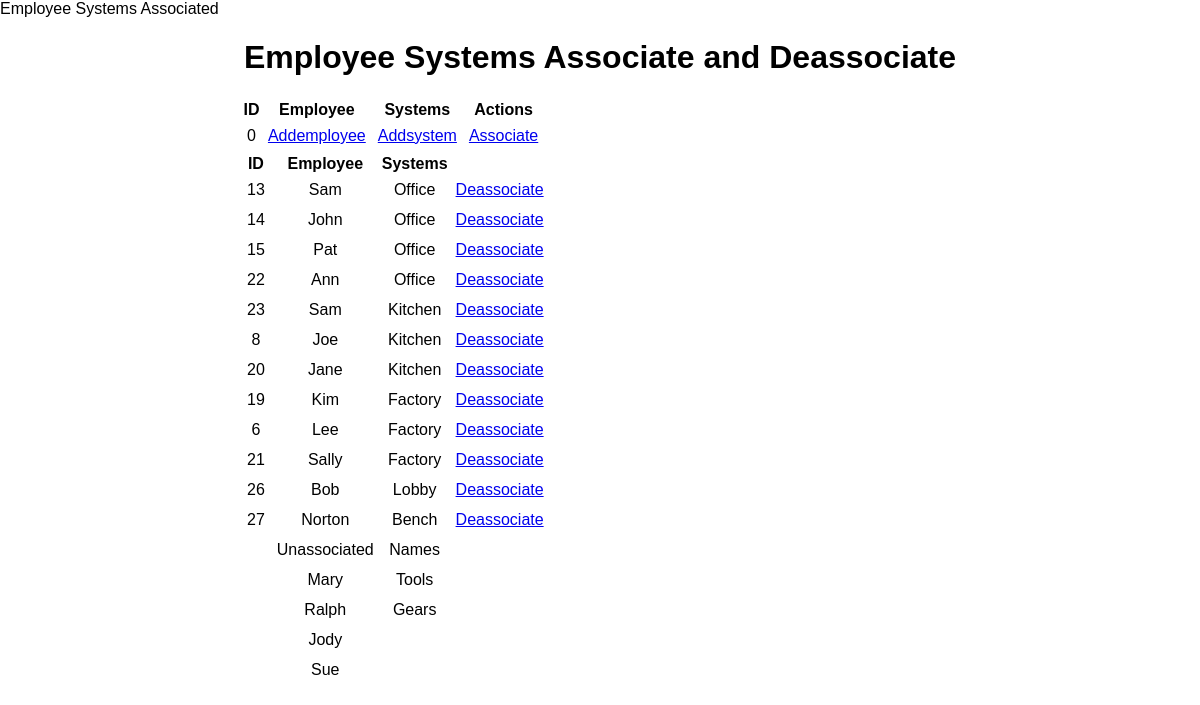
The page / on the database its author committed.
### app.py (models this page shows, shortened)
class Blanknames(db.Model):
    id = db.Column(db.Integer, primary_key=True)
    empName = db.Column(db.String(200), default='.')
    sysName = db.Column(db.String(200), default='.')
    date_created = db.Column(db.DateTime, default=datetime.utcnow)

class Associated(db.Model):
    id = db.Column(db.Integer, primary_key=True)
    empKey = db.Column(db.Integer)
    sysKey = db.Column(db.Integer)

class Employee(db.Model):
    empKey = db.Column(db.Integer, primary_key=True)
    empName = db.Column(db.String(200), nullable=False)

class Systems(db.Model):
    sysKey = db.Column(db.Integer, primary_key=True)
    sysName = db.Column(db.String(200), nullable=False)

### app.py (the view)
@app.route('/', methods=['POST', 'GET'])
def index():
    if request.method == 'POST':
        pass
    else:
            tasks = Blanknames.query.order_by(Blanknames.id).all()
            con = engine.connect()
            statement = "select * from Associated as a left join Employee as e on a.empKey = e.empKey left join Systems as s on a.sysKey = s.sysKey order by 3,2"
            trans = con.execute(statement)
            statement = "select * from Employee where empKey not in (select empKey from Associated)"
            empnames = con.execute(statement)
            statement = "select * from Systems where sysKey not in (select sysKey from Associated)"
            sysnames = con.execute(statement)
            emparr = []
            for name in empnames:
                emparr.append(name.empName)
            sysarr = []
            for name in sysnames:
                sysarr.append(name.sysName)
            arr = []
            for i in range(0,max(len(emparr),len(sysarr))):
                arr.append({"empName": "", "sysName": ""})
            for i in range(0,len(emparr)):
                arr[i]["empName"] = emparr[i]
            for i in range(0,len(sysarr)):
                arr[i]["sysName"] = sysarr[i]
            names = arr
            return render_template('index.html', tasks=tasks,trans=trans,names=names)

### templates/index.html
{% extends 'base.html' %}
{% block head %}
<title>Employee Systems Associated</title>
{% endblock %}
{% block body %}
<div class="content">
    <h1 style="text-align: center">Employee Systems Associate and Deassociate</h1>
    {% if tasks|length < 1 %}
    <h4 style="text-align: center">Enter</h4>
    {% else %}
    <table style="margin-left: 20%">
        <tr>
            <th>ID</th>
            <th>Employee</th>
            <th>Systems</th>
            <th>Actions</th>
        </tr>
        {% for task in tasks %}
            <tr>
                <td>{{ task.id}}</td>
                <td>
                        <a href="/addemployee/">Addemployee</a>
                    </td>
                    <td>
                            <a href="/addsystem/">Addsystem</a>
                        </td>
                <td>
                    <a href="/associate/">Associate</a>
                </td>
            </tr>
        {% endfor %}
    </table>
    <table style="margin-left: 20%">
        <tr>
            <th>ID</th> <th>Employee</th> <th>Systems</th>
        </tr>
        {% for tran in trans %}
            <tr>
                <td>{{tran.id}}</td> <td>{{tran.empName}}</td> <td>{{tran.sysName}}</td>
                <td>
                    <a href="/deassociate/{{tran.id}}">Deassociate</a>
                </td>
            </tr>
        {% endfor %}
            <tr>
                <td></td> <td>Unassociated</td> <td>Names</td>
            </tr>
        {% for name in names %}
            <tr>
                <td></td> <td>{{name.empName}}</td> <td>{{name.sysName}}</td>
                <td>
                </td>
            </tr>
        {% endfor %}
    </table>
    {% endif %}
</div>
{% endblock %}

### templates/base.html (shortened to what this page needs)
<!DOCTYPE html>
<html lang="en">
<head>
    <link rel="stylesheet" href="{{ url_for('static', filename='css/main.css') }}"
    {% block head %}{% endblock %}
</head>
<body>
    {% block body %}{% endblock %}
</body>
</html>

### static/css/main.css (style rules this page uses)
body { margin: 0; font-family: sans-serif; }
td { text-align: center; padding: 5px; }

### rows shown on the page
Blanknames: id "0"
Associated: id "13", empName "Sam", sysName "Office"
Associated: id "14", empName "John", sysName "Office"
Associated: id "15", empName "Pat", sysName "Office"
Associated: id "22", empName "Ann", sysName "Office"
Associated: id "23", empName "Sam", sysName "Kitchen"
Associated: id "8", empName "Joe", sysName "Kitchen"
Associated: id "20", empName "Jane", sysName "Kitchen"
Associated: id "19", empName "Kim", sysName "Factory"
Associated: id "6", empName "Lee", sysName "Factory"
Associated: id "21", empName "Sally", sysName "Factory"
Associated: id "26", empName "Bob", sysName "Lobby"
Associated: id "27", empName "Norton", sysName "Bench"
Employee: empName "Mary"
Systems: sysName "Tools"
Employee: empName "Ralph"
Systems: sysName "Gears"
Employee: empName "Jody"
Employee: empName "Sue"
